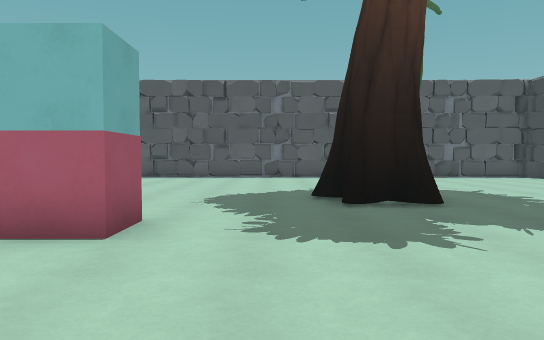
View 1 (above)

16 first-person views from a walk through a level from a Godot 3-D game. The camera is 1.4 m above the floor, tilts 2° down and sees 70° across. The floor is counted in squares, 1.5 m on a side. Each view is taken from the middle of a square. On the plan, view 1 faces up. The plan holds only what a view shows up to about 13 squares ahead; the rest is blank. The place goes on beyond the plan. Some surface patterns are stand-ins.

View 2
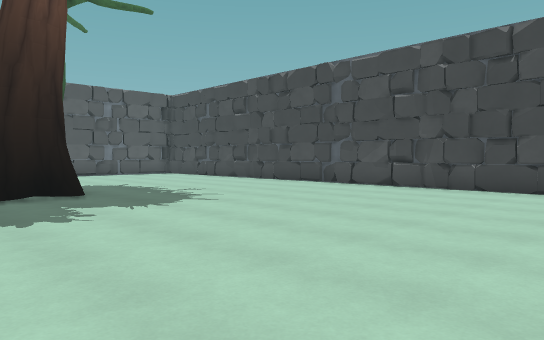

View 3
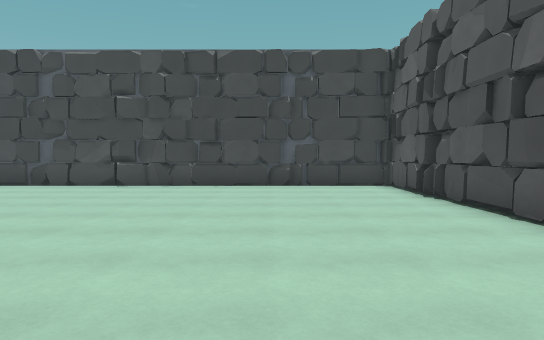

View 4
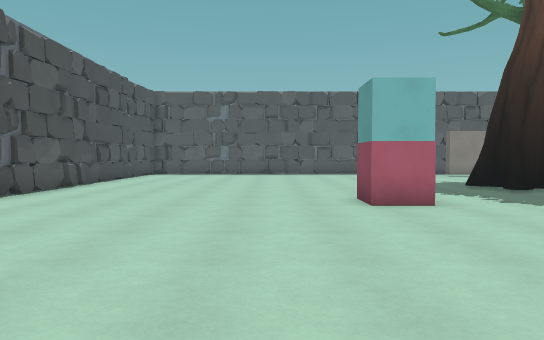

View 5
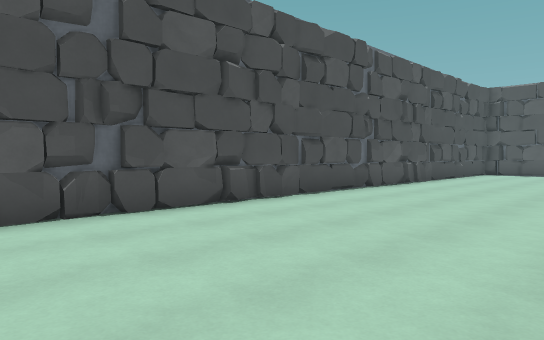

View 6
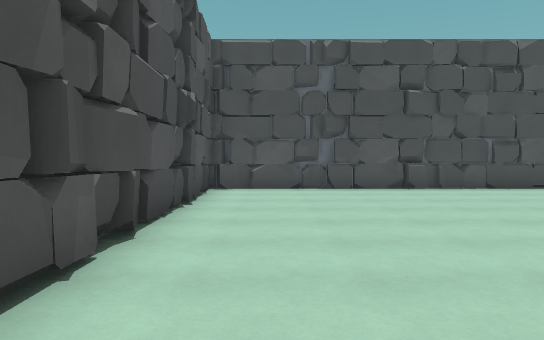

View 7
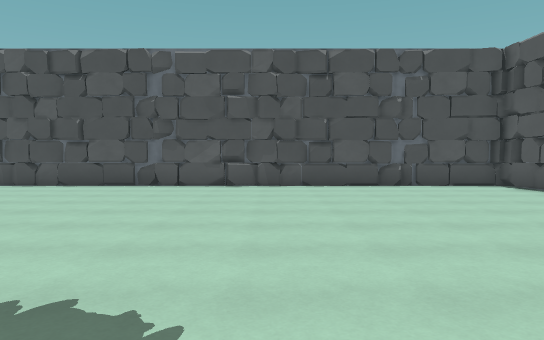

View 8
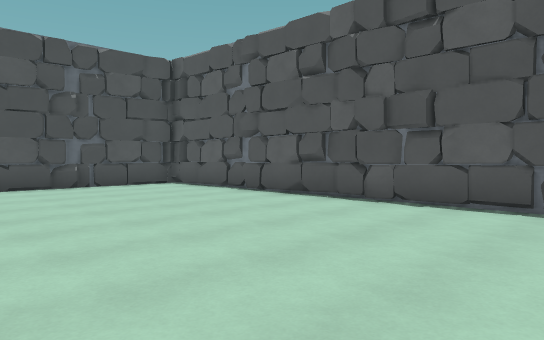

View 9
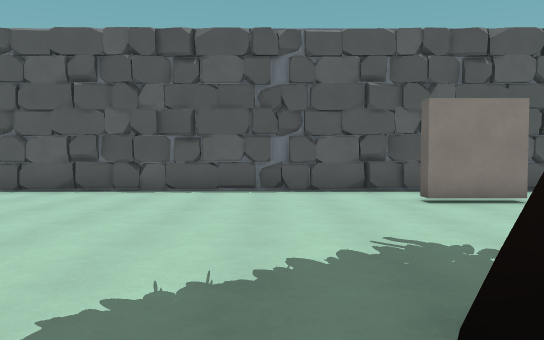

View 10
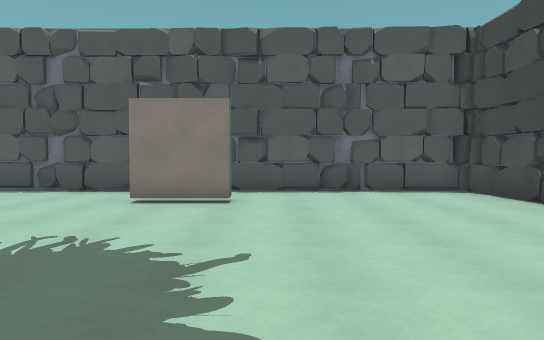

View 11
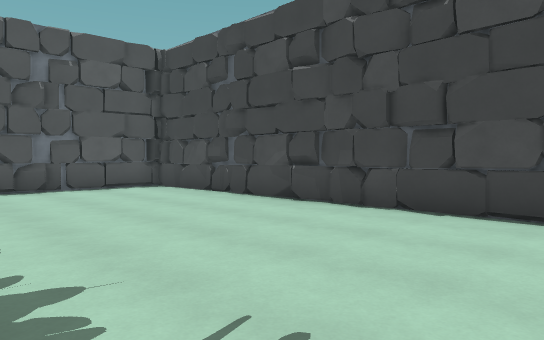

View 12
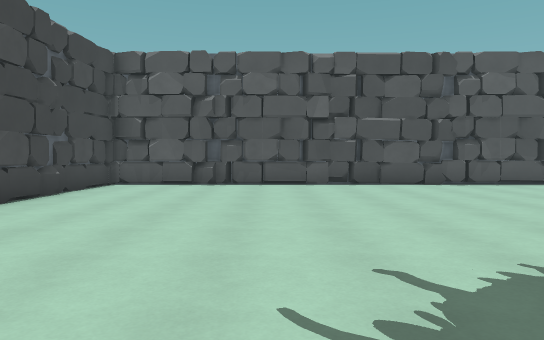

View 13
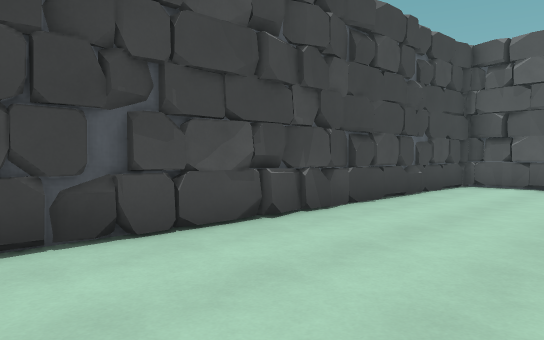

View 14
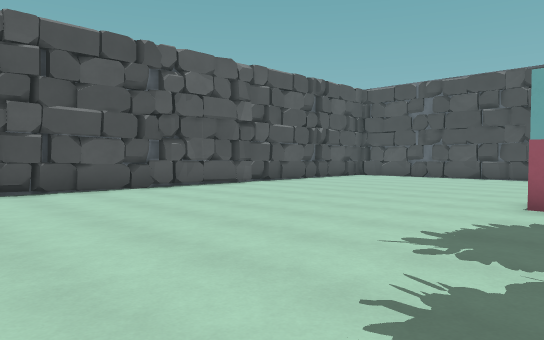

View 15
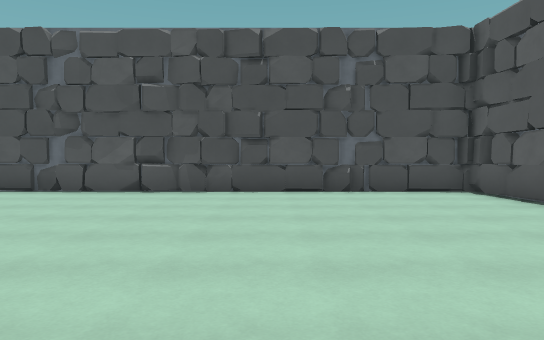

View 16
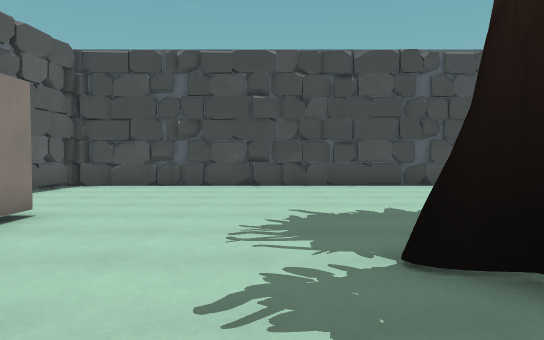

### Floor plan
Key: @ floor where view 1 was taken; # wall or solid block; . floor; T tree; O other object.
Columns run from 12 left of view 1 to 12 right of it. Each row starts with its distance up from view 1.
 18  #######################
 17 ##.....................##
 16 #.......................#
 15 #...............##......#
 14 #.......................#
 13 #.......................#
 12 #.......................#
 11 #.......................#
 10 ##......................#
  9 ##...........TTT........#
  8 #.............TT........#
  7 #.......................#
  6 #.......................#
  5 #........OO.............#
  4 #.......................#
  3 #.......................#
  2 ##......................#
  1 ##......................#
  0 #...........@...........#
 -1 #.......................#
 -2 #.......................#
 -3 #.......................#
 -4 ##......................#
 -5 #########################

Positions as (right, up) in squares from view 1, and headings:
1: (0, 0), facing up
2: (0, -2), facing up-right
3: (-1, -1), facing right
4: (-5, -3), facing up
5: (-5, -4), facing up-left
6: (0, -3), facing left
7: (1, 10), facing left
8: (1, 10), facing up-left
9: (0, 7), facing up
10: (6, 7), facing up
11: (5, 6), facing up-right
12: (6, 8), facing down
13: (7, 8), facing down-right
14: (6, 6), facing down-left
15: (-1, 12), facing left
16: (-1, 11), facing right
